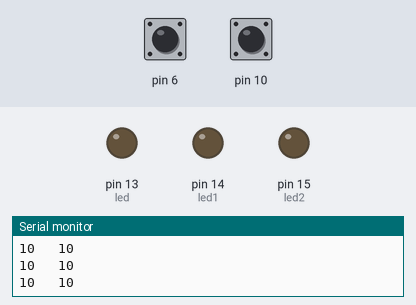
The sketch below on a simulated Arduino Uno, built with avr-gcc and run on an emulated ATmega328P. Parts: output pins drawn as LEDs (lit = HIGH), the last lines printed to the serial monitor. Inputs (shaded band) come from the test bench; at power-on: pin 6 HIGH, pin 10 HIGH.

Above: at 1.2 s.
1.3 s: pin 6 pulled LOW for 0.15 s
At 2.5 s:
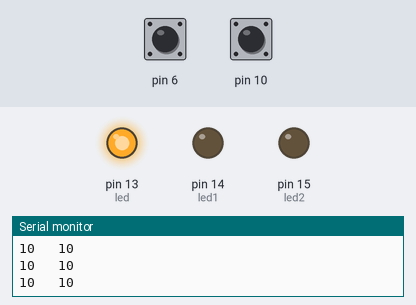
3.0 s: pin 10 pulled LOW for 0.15 s
At 3.1 s:
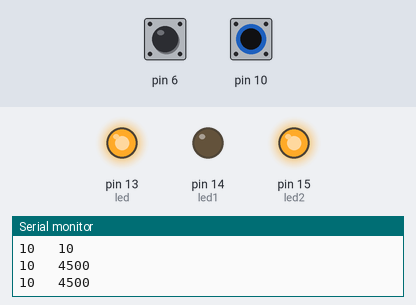
4.7 s: pin 6 pulled LOW for 1 s
At 5.5 s:
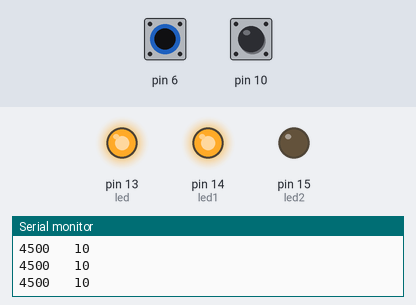
8.7 s: pin 10 pulled LOW for 1 s
At 10.8 s:
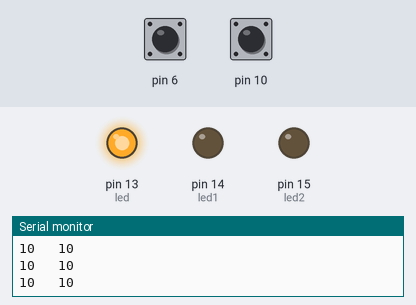
12.7 s: pin 10 pulled LOW for 3.2 s
At 13.3 s:
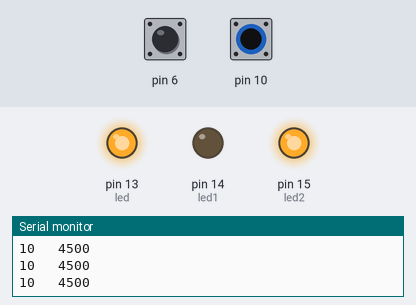
17.4 s: pin 6 pulled LOW for 3.2 s
At 18.2 s:
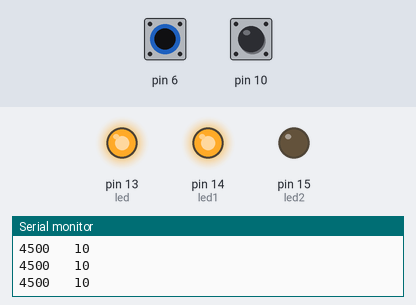
Timing chart, 0 to 22.1 s (numbered marks = the images above; inputs shaded):
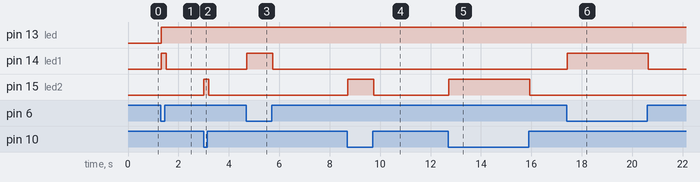

Measured:
- after the input at 1.3 s, pin 13 (led): LOW → HIGH at once; pin 14 (led1): LOW → HIGH at once, → LOW 0.21 s later
- after the input at 3.0 s, pin 15 (led2): LOW → HIGH at once, → LOW 0.21 s later
- after the input at 4.7 s, pin 14 (led1): LOW → HIGH at once, → LOW 1.0 s later
- after the input at 8.7 s, pin 15 (led2): LOW → HIGH at once, → LOW 1.0 s later
- after the input at 12.7 s, pin 15 (led2): LOW → HIGH at once, → LOW 3.2 s later
- after the input at 17.4 s, pin 14 (led1): LOW → HIGH at once, → LOW 3.2 s later

The sketch:

capacitivesensor.ino
```cpp
#include <CapacitiveSensor.h>
CapacitiveSensor Sensor1 = CapacitiveSensor(4, 6);
CapacitiveSensor Sensor2 = CapacitiveSensor(8, 10);
long val1;
long val2;
int pos = 0;
int led1 = 14;
int led2 = 15;
int threshold = 200;
#define led 13
void setup(){
  Serial.begin(9600);
  pinMode(led, OUTPUT);
  pinMode(led1, OUTPUT);
  pinMode(led2, OUTPUT);
  digitalWrite(led1, LOW);
  digitalWrite(led2, LOW);
}

void loop(){
  val1 = Sensor1.capacitiveSensor(30);
  val2 = Sensor2.capacitiveSensor(30);
  Serial.print(val1);Serial.print(" ");
  Serial.print("\t");Serial.print(val2);
  Serial.print(" ");Serial.print("\t");
  Serial.println();delay(2);
  if (val1 >= threshold ){
    digitalWrite(led, HIGH);
    digitalWrite(led1, HIGH);
    //pos = 1;
    delay(50);
    }
  else {
       digitalWrite(led1, LOW);

    }
//  else if (val1 >= threshold  && pos == 1){
//    digitalWrite(led, LOW);
//    digitalWrite(led1, LOW);
//    pos = 0;
//    delay(500);
//    }
  if (val2 >= threshold ){
    digitalWrite(led, HIGH);
    digitalWrite(led2, HIGH);
    //pos = 1;
    delay(50);
    }
    else {
       digitalWrite(led2, LOW);

    }
//  else if (val2 >= 100 && pos == 1){
//    digitalWrite(led, LOW);
//    digitalWrite(led2, LOW);
//    pos = 0;
//    delay(500);
//    }
  delay(10);}
```
